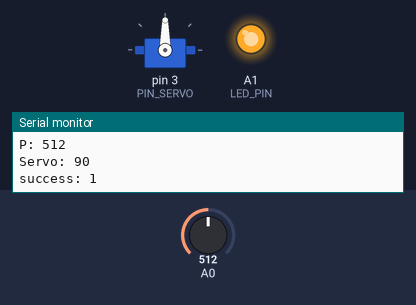
Bench run of a sketch on a simulated Arduino Uno, built with avr-gcc and run on an emulated ATmega328P. Parts: servo, output pins drawn as LEDs (lit = HIGH), the last lines printed to the serial monitor. Inputs (shaded band) come from the test bench; at power-on: A0 = 512.

Above: at 1.2 s.
1.3 s: A0 set to 350
At 2.2 s:
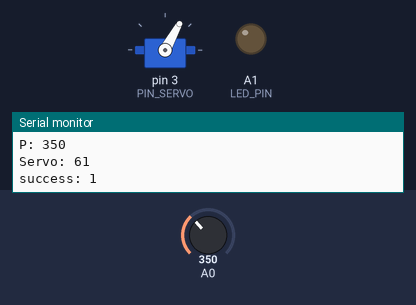
2.8 s: A0 set to 306
At 3.3 s:
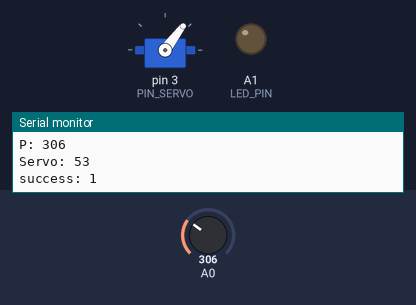
4.4 s: A0 set to 122
At 5.6 s:
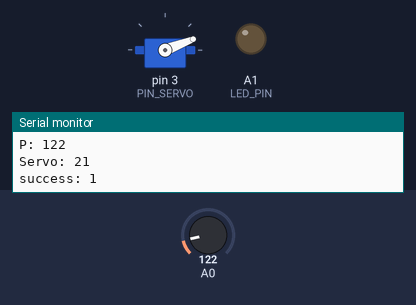
6.1 s: A0 set to 0
At 6.7 s:
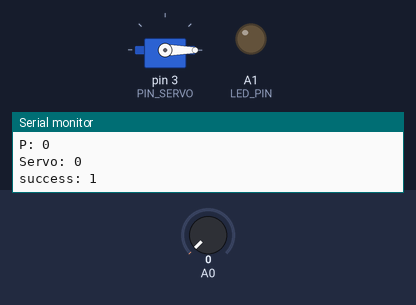
7.8 s: A0 set to 511
At 9.0 s:
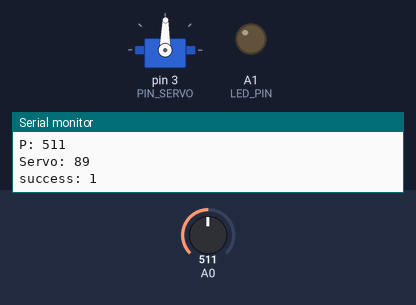
9.4 s: A0 set to 716
At 10.1 s:
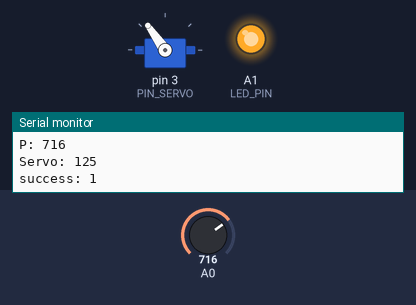
Timing chart, 0 to 12.1 s (numbered marks = the images above; inputs shaded):
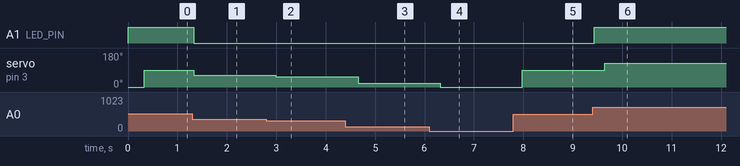

Measured:
- after the input at 1.3 s, A1 (LED_PIN): HIGH → LOW at once; servo on pin 3 (PIN_SERVO): 90° → 61° at once
- after the input at 2.8 s, servo on pin 3 (PIN_SERVO): 61° → 53° after 0.19 s
- after the input at 4.4 s, servo on pin 3 (PIN_SERVO): 53° → 21° after 0.26 s
- after the input at 6.1 s, servo on pin 3 (PIN_SERVO): 21° → 0° after 0.22 s
- after the input at 7.8 s, servo on pin 3 (PIN_SERVO): 0° → 89° after 0.18 s
- after the input at 9.4 s, A1 (LED_PIN): LOW → HIGH at once; servo on pin 3 (PIN_SERVO): 89° → 125° after 0.24 s

The sketch:

5_1.ino
```cpp
#include <Arduino.h>
#include <Servo.h>

#define PIN_SERVO 3
#define DELAY_5S      delay(5000)
#define DELAY_1S      delay(1000)
#define DELAY_500MS   delay(500)
#define DELAY_50MS    delay(50)
#define LED_PIN A1
uint32_t value_potentiometer;
uint32_t value_servo;
Servo myServo;
uint32_t hua = 180;
uint32_t enzd = 1023;
uint32_t leG = 225;
int c = 0;
bool setServoMotor(unsigned int pAngle)
{
  if (pAngle > 360)
    return false;

  myServo.write(pAngle);
  return true;
}

uint32_t getPotentiometerValue(){
  uint32_t sensorValue = analogRead(A0); // 0 -1023
  return sensorValue;
}


void convertPotiServo(){
  value_servo =(value_potentiometer * hua) / enzd;
}

void setLEDLevel(unsigned int val){
  analogWrite(LED_PIN,((val)/4U)); // todo pwm
}


void setup(){
  Serial.begin(9600);
  myServo.attach(PIN_SERVO);
  myServo.write(0);
  pinMode(LED_PIN,OUTPUT);
}

void outputValuesToConsole(){
  if(c > 10){
    c=0;

  Serial.print("P: ");
  Serial.println(value_potentiometer);
  Serial.print("Servo: ");
  Serial.println(value_servo);
  Serial.print("success: ");
  Serial.println(setServoMotor(value_servo));

  }
  c++;
}

void loop()
{
  value_potentiometer = getPotentiometerValue();
  convertPotiServo();
  setLEDLevel(value_potentiometer);
  outputValuesToConsole();
  delay(30);
}
```
